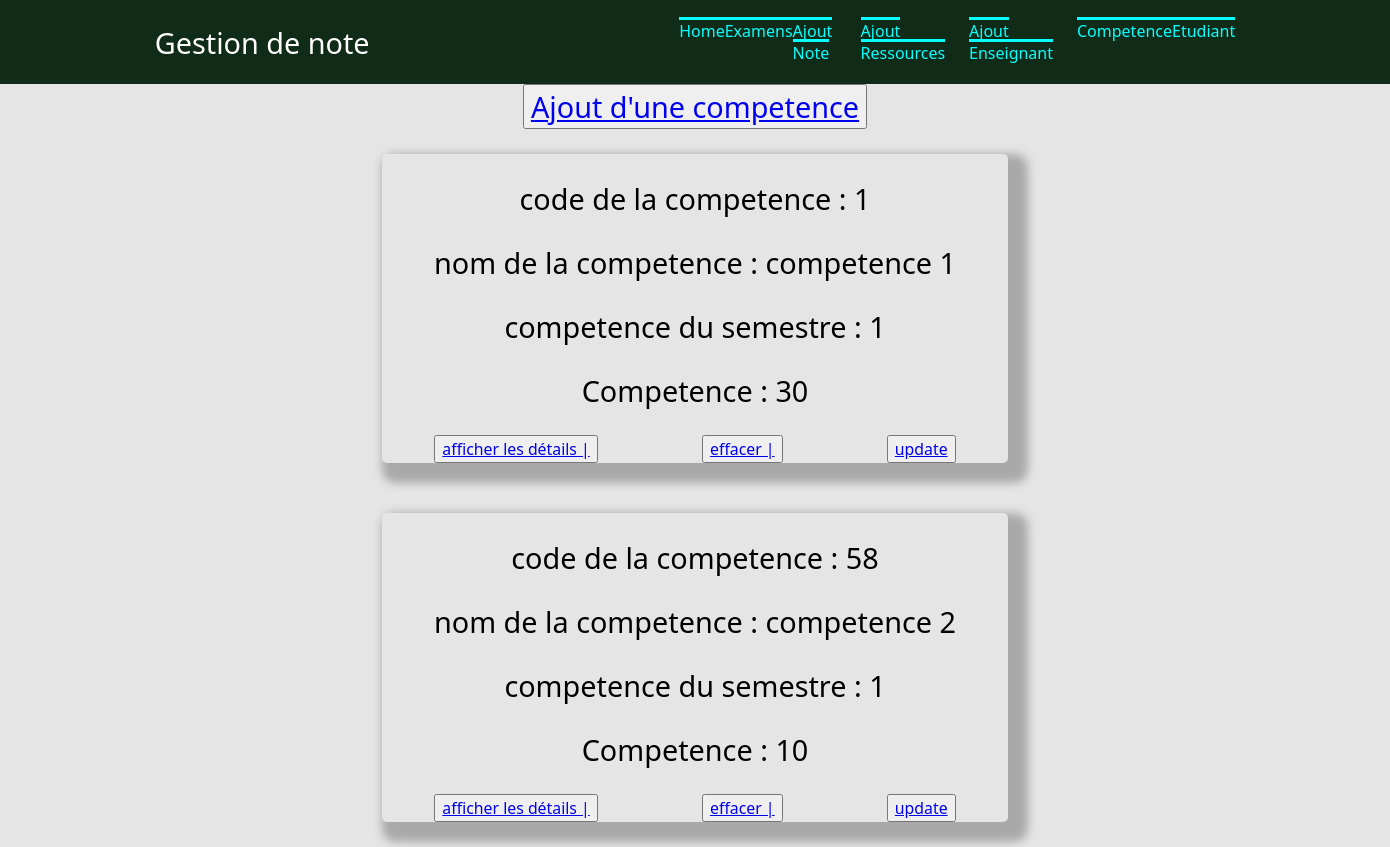
Page /UE/ on the committed database.
### gestion/models.py (models this page shows, shortened)
class UE(models.Model):
    code = models.IntegerField(blank=False, null=True)
    nom = models.CharField(max_length=100)
    semestre = models.IntegerField(blank=False, null=True)
    credit = models.IntegerField(blank=False, null=True)

### gestion/views.py (the view)
# urls.py: path('UE/', views.UE),
def UE(request):
    UE =  list(models.UE.objects.all())
    return render(request,"gestion/UE.html",{"UE": UE})

### gestion/templates/gestion/UE.html
{% extends "gestion/main.html" %}
{% block content %}
<h1><button name="button"><a href="/gestion/aUnite/"> Ajout d'une competence</a></button> <br></h1>
{% for l in UE %}
<ul class="ul1">
<h2> code de la competence : {{l.code}}</h2>
<h2>  nom de la competence : {{l.nom}}</h2>
<h2>   competence du semestre : {{l.semestre}}</h2>
<h2> Competence : {{l.credit}} </h2>
    <li class="li1">
        <button name="button"><a href="/gestion/affiche_ue/{{l.id}}"> afficher les détails | </a></button>
        <button name="button"><a href="/gestion/delUE/{{l.id}}"> effacer | </a></button>
        <button name="button"><a href="/gestion/UEupdate/{{l.id}}"> update </a></button>   </li>
</ul>
  {%endfor%}
{% endblock %}

### gestion/static/gestion/style.css (style rules this page uses)
* { font-weight:1; font-family:system-ui,arial; }
html, body { margin : 0px; padding : 0px; background-color: #E5E5E5; }
h1 { text-align : center; }
input[type=submit],button { #background:#404040; font-family:system-ui,arial; font-size:130%; padding: revert; }
.ul1 { flex-direction:column; align-items:center; margin-top:25px; width:45%; height: auto; border-radius:5px; box-shadow:10px 10px 10px 10px #A9A9A9; margin:25px; }
.ul1 h2 { margin:25px; text-align:center; }
.ul1 > .li1 { list-style-type:none; display:flex; justify-content: space-around; align-items:center; }
* { margin: 0; padding: 0; }
body { font-family: Rubik; overflow-x: hidden; }
h2 { font-size:1.8em; }
.ul3 input[type=submit],button { font-size: 90%; liste:none; }
.li1 { font-size: 110%; list-style-type:none; }

### rows in the picture
UE: code "1", nom "competence 1", semestre "1", credit "30"
UE: code "58", nom "competence 2", semestre "1", credit "10"
